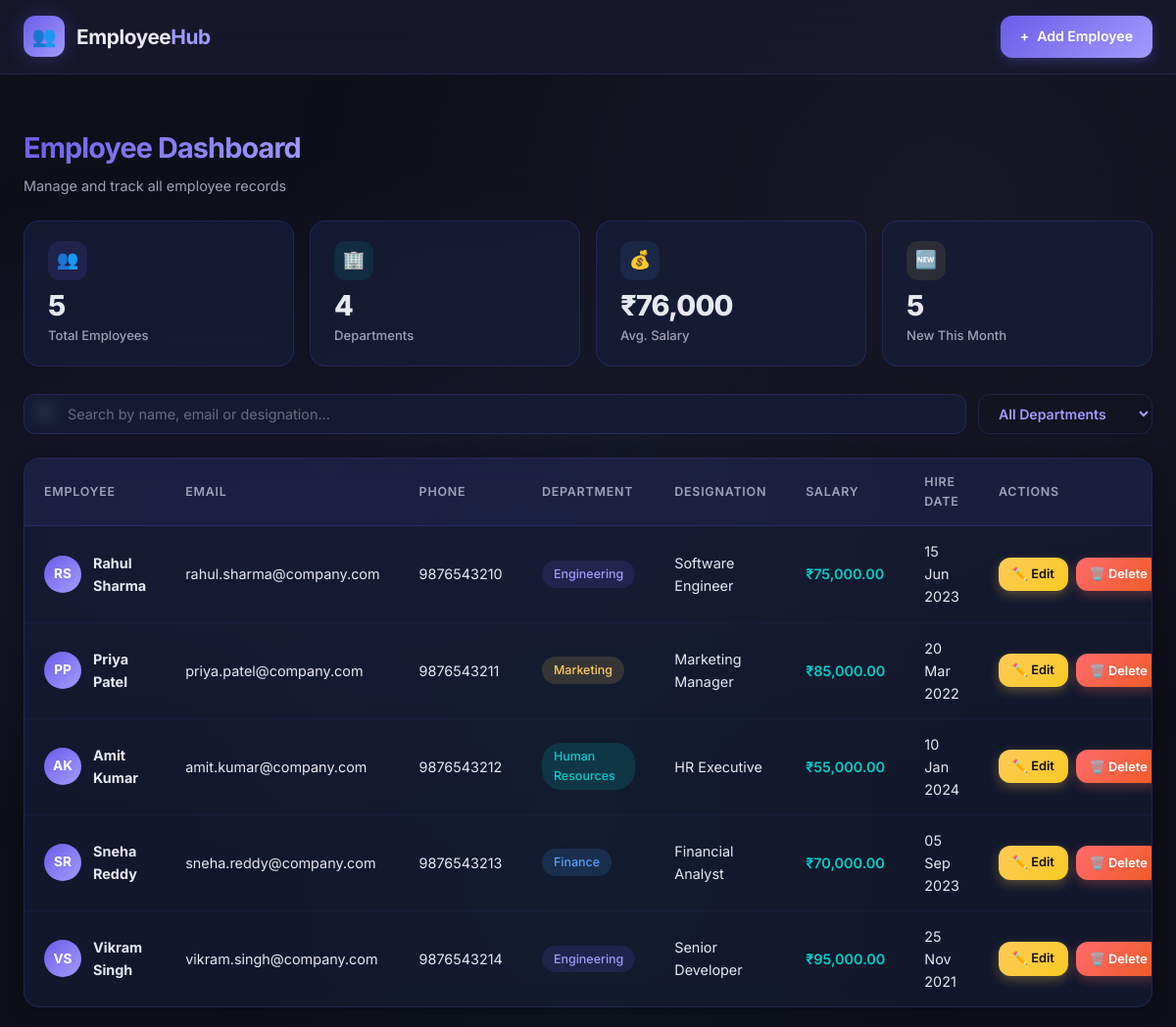
The page / on the database its author committed.
### tables this page shows
CREATE TABLE IF NOT EXISTS employees (
    id INT AUTO_INCREMENT PRIMARY KEY,
    name VARCHAR(100) NOT NULL,
    email VARCHAR(100) NOT NULL UNIQUE,
    phone VARCHAR(20) NOT NULL,
    department VARCHAR(100) NOT NULL,
    designation VARCHAR(100) NOT NULL,
    salary DECIMAL(10, 2) NOT NULL,
    hire_date DATE NOT NULL,
    created_at TIMESTAMP DEFAULT CURRENT_TIMESTAMP
);

### index.php (the view, shortened to what this page needs)
<?php
require_once 'config/database.php';
$search = isset($_GET['search']) ? trim($_GET['search']) : '';
$query = "SELECT * FROM employees WHERE 1=1";
$params = [];
$query .= " ORDER BY created_at DESC";
$stmt = $pdo->prepare($query);
$stmt->execute($params);
$employees = $stmt->fetchAll();
$total = $pdo->query("SELECT COUNT(*) FROM employees")->fetchColumn();
$departments = $pdo->query("SELECT COUNT(DISTINCT department) FROM employees")->fetchColumn();
$avg_salary = $pdo->query("SELECT COALESCE(AVG(salary), 0) FROM employees")->fetchColumn();
$recent = $pdo->query("SELECT COUNT(*) FROM employees WHERE created_at >= DATE_SUB(NOW(), INTERVAL 30 DAY)")->fetchColumn();
function getDeptClass($dept) {
    $map = [
        'Engineering' => 'dept-engineering',
        'Marketing' => 'dept-marketing',
        'Human Resources' => 'dept-hr',
        'Finance' => 'dept-finance',
    ];
    return $map[$dept] ?? 'dept-default';
}
function getInitials($name) {
    $parts = explode(' ', $name);
    $initials = '';
    foreach (array_slice($parts, 0, 2) as $part) {
        $initials .= strtoupper($part[0]);
    }
    return $initials;
}
?>
<!DOCTYPE html>
<html lang="en">
<head>
    <link rel="stylesheet" href="style.css">
</head>
<body>
    <nav class="navbar">
        <div class="container">
            <a href="index.php" class="navbar-brand">
                <div class="brand-icon">👥</div>
                <h1>Employee<span>Hub</span></h1>
            </a>
            <a href="add.php" class="btn btn-primary">
                <span>+</span> Add Employee
            </a>
        </div>
    </nav>
    <div class="container">
        <div class="page-header">
            <div>
                <h2>Employee Dashboard</h2>
                <div class="subtitle">Manage and track all employee records</div>
            </div>
        </div>
        <div class="stats-row">
            <div class="stat-card fade-in-up">
                <div class="stat-icon purple">👥</div>
                <div class="stat-value"><?= $total ?></div>
                <div class="stat-label">Total Employees</div>
            </div>
            <div class="stat-card fade-in-up" style="animation-delay: 0.1s">
                <div class="stat-icon teal">🏢</div>
                <div class="stat-value"><?= $departments ?></div>
                <div class="stat-label">Departments</div>
            </div>
            <div class="stat-card fade-in-up" style="animation-delay: 0.2s">
                <div class="stat-icon blue">💰</div>
                <div class="stat-value">₹<?= number_format($avg_salary, 0) ?></div>
                <div class="stat-label">Avg. Salary</div>
            </div>
            <div class="stat-card fade-in-up" style="animation-delay: 0.3s">
                <div class="stat-icon orange">🆕</div>
                <div class="stat-value"><?= $recent ?></div>
                <div class="stat-label">New This Month</div>
            </div>
        </div>
        <div class="toolbar">
            <div class="search-box">
                <span class="search-icon">🔍</span>
                <input type="text" id="searchInput" placeholder="Search by name, email or designation..."
                       value="<?= htmlspecialchars($search) ?>">
            </div>
            <select id="deptFilter" class="btn btn-outline" style="padding: 10px 16px; font-size: 0.88rem;">
                <option value="">All Departments</option>
            </select>
        </div>
        <?php if (count($employees) > 0): ?>
        <div class="table-wrapper fade-in-up">
            <table>
                <thead>
                    <tr>
                        <th>Employee</th>
                        <th>Email</th>
                        <th>Phone</th>
                        <th>Department</th>
                        <th>Designation</th>
                        <th>Salary</th>
                        <th>Hire Date</th>
                        <th>Actions</th>
                    </tr>
                </thead>
                <tbody>
                    <?php foreach ($employees as $emp): ?>
                    <tr>
                        <td>
                            <div class="employee-name">
                                <div class="avatar"><?= getInitials($emp['name']) ?></div>
                                <strong><?= htmlspecialchars($emp['name']) ?></strong>
                            </div>
                        </td>
                        <td><?= htmlspecialchars($emp['email']) ?></td>
                        <td><?= htmlspecialchars($emp['phone']) ?></td>
                        <td>
                            <span class="dept-badge <?= getDeptClass($emp['department']) ?>">
                                <?= htmlspecialchars($emp['department']) ?>
                            </span>
                        </td>
                        <td><?= htmlspecialchars($emp['designation']) ?></td>
                        <td><span class="salary">₹<?= number_format($emp['salary'], 2) ?></span></td>
                        <td><?= date('d M Y', strtotime($emp['hire_date'])) ?></td>
                        <td>
                            <div class="actions">
                                <a href="edit.php?id=<?= $emp['id'] ?>" class="btn btn-warning btn-sm" title="Edit">✏️ Edit</a>
                                <button class="btn btn-danger btn-sm" onclick="confirmDelete(<?= $emp['id'] ?>, '<?= htmlspecialchars($emp['name'], ENT_QUOTES) ?>')" title="Delete">🗑️ Delete</button>
                            </div>
                        </td>
                    </tr>
                    <?php endforeach; ?>
                </tbody>
            </table>
        </div>
        <?php endif; ?>
    </div>
</body>
</html>

### rows shown on the page
employees: name "RS", name "Rahul Sharma", email "rahul.sharma@company.com", phone "9876543210", department "Engineering", designation "Software Engineer", salary "75,000.00", hire_date "15 Jun 2023"
employees: name "PP", name "Priya Patel", email "priya.patel@company.com", phone "9876543211", department "Marketing", designation "Marketing Manager", salary "85,000.00", hire_date "20 Mar 2022"
employees: name "AK", name "Amit Kumar", email "amit.kumar@company.com", phone "9876543212", department "Human Resources", designation "HR Executive", salary "55,000.00", hire_date "10 Jan 2024"
employees: name "SR", name "Sneha Reddy", email "sneha.reddy@company.com", phone "9876543213", department "Finance", designation "Financial Analyst", salary "70,000.00", hire_date "05 Sep 2023"
employees: name "VS", name "Vikram Singh", email "vikram.singh@company.com", phone "9876543214", department "Engineering", designation "Senior Developer", salary "95,000.00", hire_date "25 Nov 2021"

### other values the page prints
$total "5"
$departments "4"
$avg_salary "76,000"
$recent "5"
